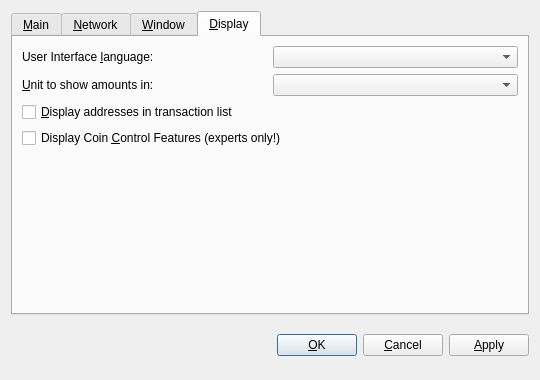
<?xml version="1.0" encoding="UTF-8"?>
<ui version="4.0">
 <class>OptionsDialog</class>
 <widget class="QDialog" name="OptionsDialog">
  <property name="geometry">
   <rect>
    <x>0</x>
    <y>0</y>
    <width>540</width>
    <height>380</height>
   </rect>
  </property>
  <property name="windowTitle">
   <string>Options</string>
  </property>
  <property name="styleSheet">
   <string notr="true">background-image: url(:/images/background); background-position: center;</string>
  </property>
  <property name="modal">
   <bool>true</bool>
  </property>
  <layout class="QVBoxLayout" name="verticalLayout">
   <item>
    <widget class="QTabWidget" name="tabWidget">
     <property name="tabPosition">
      <enum>QTabWidget::North</enum>
     </property>
     <property name="currentIndex">
      <number>3</number>
     </property>
     <widget class="QWidget" name="tabMain">
      <attribute name="title">
       <string>&amp;Main</string>
      </attribute>
      <layout class="QVBoxLayout" name="verticalLayout_Main">
       <item>
        <widget class="QLabel" name="transactionFeeInfoLabel">
         <property name="text">
          <string>Optional transaction fee per kB that helps make sure your transactions are processed quickly. Most transactions are 1 kB. Fee 0.01 recommended.</string>
         </property>
         <property name="textFormat">
          <enum>Qt::PlainText</enum>
         </property>
         <property name="wordWrap">
          <bool>true</bool>
         </property>
        </widget>
       </item>
       <item>
        <layout class="QHBoxLayout" name="horizontalLayout_Main">
         <item>
          <widget class="QLabel" name="transactionFeeLabel">
           <property name="text">
            <string>Pay transaction &amp;fee</string>
           </property>
           <property name="textFormat">
            <enum>Qt::PlainText</enum>
           </property>
           <property name="buddy">
            <cstring>transactionFee</cstring>
           </property>
          </widget>
         </item>
         <item>
          <widget class="BitcoinAmountField" name="transactionFee"/>
         </item>
         <item>
          <spacer name="horizontalSpacer_Main">
           <property name="orientation">
            <enum>Qt::Horizontal</enum>
           </property>
           <property name="sizeHint" stdset="0">
            <size>
             <width>40</width>
             <height>20</height>
            </size>
           </property>
          </spacer>
         </item>
        </layout>
       </item>
       <item>
        <widget class="QCheckBox" name="bitcoinAtStartup">
         <property name="toolTip">
          <string>Automatically start BitBar after logging in to the system.</string>
         </property>
         <property name="text">
          <string>&amp;Start BitBar on system login</string>
         </property>
        </widget>
       </item>
       <item>
        <widget class="QCheckBox" name="detachDatabases">
         <property name="toolTip">
          <string>Detach block and address databases at shutdown. This means they can be moved to another data directory, but it slows down shutdown. The wallet is always detached.</string>
         </property>
         <property name="text">
          <string>&amp;Detach databases at shutdown</string>
         </property>
        </widget>
       </item>
       <item>
        <spacer name="verticalSpacer_Main">
         <property name="orientation">
          <enum>Qt::Vertical</enum>
         </property>
         <property name="sizeHint" stdset="0">
          <size>
           <width>20</width>
           <height>40</height>
          </size>
         </property>
        </spacer>
       </item>
      </layout>
     </widget>
     <widget class="QWidget" name="tabNetwork">
      <attribute name="title">
       <string>&amp;Network</string>
      </attribute>
      <layout class="QVBoxLayout" name="verticalLayout_Network">
       <item>
        <widget class="QCheckBox" name="mapPortUpnp">
         <property name="toolTip">
          <string>Automatically open the BitBar client port on the router. This only works when your router supports UPnP and it is enabled.</string>
         </property>
         <property name="text">
          <string>Map port using &amp;UPnP</string>
         </property>
        </widget>
       </item>
       <item>
        <widget class="QCheckBox" name="connectSocks">
         <property name="toolTip">
          <string>Connect to the BitBar network through a SOCKS proxy (e.g. when connecting through Tor).</string>
         </property>
         <property name="text">
          <string>&amp;Connect through SOCKS proxy:</string>
         </property>
        </widget>
       </item>
       <item>
        <layout class="QHBoxLayout" name="horizontalLayout_Network">
         <item>
          <widget class="QLabel" name="proxyIpLabel">
           <property name="text">
            <string>Proxy &amp;IP:</string>
           </property>
           <property name="textFormat">
            <enum>Qt::PlainText</enum>
           </property>
           <property name="buddy">
            <cstring>proxyIp</cstring>
           </property>
          </widget>
         </item>
         <item>
          <widget class="QValidatedLineEdit" name="proxyIp">
           <property name="maximumSize">
            <size>
             <width>140</width>
             <height>16777215</height>
            </size>
           </property>
           <property name="toolTip">
            <string>IP address of the proxy (e.g. 127.0.0.1)</string>
           </property>
          </widget>
         </item>
         <item>
          <widget class="QLabel" name="proxyPortLabel">
           <property name="text">
            <string>&amp;Port:</string>
           </property>
           <property name="textFormat">
            <enum>Qt::PlainText</enum>
           </property>
           <property name="buddy">
            <cstring>proxyPort</cstring>
           </property>
          </widget>
         </item>
         <item>
          <widget class="QLineEdit" name="proxyPort">
           <property name="maximumSize">
            <size>
             <width>55</width>
             <height>16777215</height>
            </size>
           </property>
           <property name="toolTip">
            <string>Port of the proxy (e.g. 9050)</string>
           </property>
          </widget>
         </item>
         <item>
          <widget class="QLabel" name="socksVersionLabel">
           <property name="text">
            <string>SOCKS &amp;Version:</string>
           </property>
           <property name="textFormat">
            <enum>Qt::PlainText</enum>
           </property>
           <property name="buddy">
            <cstring>socksVersion</cstring>
           </property>
          </widget>
         </item>
         <item>
          <widget class="QValueComboBox" name="socksVersion">
           <property name="toolTip">
            <string>SOCKS version of the proxy (e.g. 5)</string>
           </property>
          </widget>
         </item>
         <item>
          <spacer name="horizontalSpacer_Network">
           <property name="orientation">
            <enum>Qt::Horizontal</enum>
           </property>
           <property name="sizeHint" stdset="0">
            <size>
             <width>40</width>
             <height>20</height>
            </size>
           </property>
          </spacer>
         </item>
        </layout>
       </item>
       <item>
        <spacer name="verticalSpacer_Network">
         <property name="orientation">
          <enum>Qt::Vertical</enum>
         </property>
         <property name="sizeHint" stdset="0">
          <size>
           <width>20</width>
           <height>40</height>
          </size>
         </property>
        </spacer>
       </item>
      </layout>
     </widget>
     <widget class="QWidget" name="tabWindow">
      <attribute name="title">
       <string>&amp;Window</string>
      </attribute>
      <layout class="QVBoxLayout" name="verticalLayout_Window">
       <item>
        <widget class="QCheckBox" name="minimizeToTray">
         <property name="toolTip">
          <string>Show only a tray icon after minimizing the window.</string>
         </property>
         <property name="text">
          <string>&amp;Minimize to the tray instead of the taskbar</string>
         </property>
        </widget>
       </item>
       <item>
        <widget class="QCheckBox" name="minimizeOnClose">
         <property name="toolTip">
          <string>Minimize instead of exit the application when the window is closed. When this option is enabled, the application will be closed only after selecting Quit in the menu.</string>
         </property>
         <property name="text">
          <string>M&amp;inimize on close</string>
         </property>
        </widget>
       </item>
       <item>
        <spacer name="verticalSpacer_Window">
         <property name="orientation">
          <enum>Qt::Vertical</enum>
         </property>
         <property name="sizeHint" stdset="0">
          <size>
           <width>20</width>
           <height>40</height>
          </size>
         </property>
        </spacer>
       </item>
      </layout>
     </widget>
     <widget class="QWidget" name="tabDisplay">
      <attribute name="title">
       <string>&amp;Display</string>
      </attribute>
      <layout class="QVBoxLayout" name="verticalLayout_2">
       <item>
        <layout class="QHBoxLayout" name="horizontalLayout_1_Display">
         <item>
          <widget class="QLabel" name="langLabel">
           <property name="text">
            <string>User Interface &amp;language:</string>
           </property>
           <property name="textFormat">
            <enum>Qt::PlainText</enum>
           </property>
           <property name="buddy">
            <cstring>lang</cstring>
           </property>
          </widget>
         </item>
         <item>
          <widget class="QValueComboBox" name="lang">
           <property name="toolTip">
            <string>The user interface language can be set here. This setting will take effect after restarting BitBar.</string>
           </property>
          </widget>
         </item>
        </layout>
       </item>
       <item>
        <layout class="QHBoxLayout" name="horizontalLayout_2_Display">
         <item>
          <widget class="QLabel" name="unitLabel">
           <property name="text">
            <string>&amp;Unit to show amounts in:</string>
           </property>
           <property name="textFormat">
            <enum>Qt::PlainText</enum>
           </property>
           <property name="buddy">
            <cstring>unit</cstring>
           </property>
          </widget>
         </item>
         <item>
          <widget class="QValueComboBox" name="unit">
           <property name="toolTip">
            <string>Choose the default subdivision unit to show in the interface and when sending coins.</string>
           </property>
          </widget>
         </item>
        </layout>
       </item>
       <item>
        <widget class="QCheckBox" name="displayAddresses">
         <property name="toolTip">
          <string>Whether to show BitBar addresses in the transaction list or not.</string>
         </property>
         <property name="text">
          <string>&amp;Display addresses in transaction list</string>
         </property>
        </widget>
       </item>
       <item>
        <widget class="QCheckBox" name="coinControlFeatures">
         <property name="toolTip">
          <string>Whether to show coin control features or not.</string>
         </property>
         <property name="text">
          <string>Display Coin &amp;Control Features (experts only!)</string>
         </property>
        </widget>
       </item>
       <item>
        <spacer name="verticalSpacer_Display">
         <property name="orientation">
          <enum>Qt::Vertical</enum>
         </property>
         <property name="sizeType">
          <enum>QSizePolicy::Expanding</enum>
         </property>
         <property name="sizeHint" stdset="0">
          <size>
           <width>20</width>
           <height>40</height>
          </size>
         </property>
        </spacer>
       </item>
      </layout>
     </widget>
    </widget>
   </item>
   <item>
    <layout class="QHBoxLayout" name="horizontalLayout_Buttons">
     <item>
      <spacer name="horizontalSpacer_1">
       <property name="orientation">
        <enum>Qt::Horizontal</enum>
       </property>
       <property name="sizeHint" stdset="0">
        <size>
         <width>40</width>
         <height>48</height>
        </size>
       </property>
      </spacer>
     </item>
     <item>
      <widget class="QLabel" name="statusLabel">
       <property name="font">
        <font>
         <weight>75</weight>
         <bold>true</bold>
        </font>
       </property>
       <property name="text">
        <string/>
       </property>
       <property name="textFormat">
        <enum>Qt::PlainText</enum>
       </property>
       <property name="wordWrap">
        <bool>true</bool>
       </property>
      </widget>
     </item>
     <item>
      <spacer name="horizontalSpacer_2">
       <property name="orientation">
        <enum>Qt::Horizontal</enum>
       </property>
       <property name="sizeHint" stdset="0">
        <size>
         <width>40</width>
         <height>48</height>
        </size>
       </property>
      </spacer>
     </item>
     <item>
      <widget class="QPushButton" name="okButton">
       <property name="text">
        <string>&amp;OK</string>
       </property>
      </widget>
     </item>
     <item>
      <widget class="QPushButton" name="cancelButton">
       <property name="text">
        <string>&amp;Cancel</string>
       </property>
       <property name="autoDefault">
        <bool>false</bool>
       </property>
      </widget>
     </item>
     <item>
      <widget class="QPushButton" name="applyButton">
       <property name="text">
        <string>&amp;Apply</string>
       </property>
       <property name="autoDefault">
        <bool>false</bool>
       </property>
      </widget>
     </item>
    </layout>
   </item>
  </layout>
 </widget>
 <customwidgets>
  <customwidget>
   <class>BitcoinAmountField</class>
   <extends>QSpinBox</extends>
   <header>bitcoinamountfield.h</header>
  </customwidget>
  <customwidget>
   <class>QValueComboBox</class>
   <extends>QComboBox</extends>
   <header>qvaluecombobox.h</header>
  </customwidget>
  <customwidget>
   <class>QValidatedLineEdit</class>
   <extends>QLineEdit</extends>
   <header>qvalidatedlineedit.h</header>
  </customwidget>
 </customwidgets>
 <resources/>
 <connections/>
</ui>
